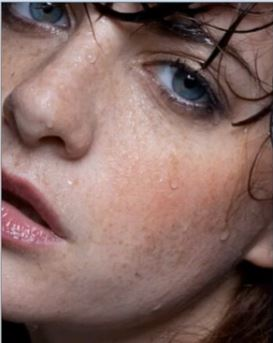
#> input picture P1-test02/images/raindropGirl.jpg, 273 x 343 px
$ python gaussianBlur.py
#> lines starting #> are read from the running program, lines starting #| are printed output that depends on the picture
#> further down, src is the input picture: shape (343, 273, 3); mean B, G, R 98.6, 103.7, 132.4
# @Description: gaussianBlur.py
# @Author: 孤烟逐云zjy
# @Date: 2020/4/23 9:21
# @SoftWare: PyCharm
# @CSDN: https://blog.csdn.net/zjy123078_zjy
# @博客园: https://www.cnblogs.com/guyan-2020/

import cv2 as cv
import numpy as np


def Gaussian_demo(image):
    dst = cv.GaussianBlur(image, (0, 0), 3)
    cv.imshow("Gaussian image", dst)


def clamp(value):
    if value > 255:
        return 255
    elif value < 0:
        return 0
    else:
        return value


def Gaussian_noise(image):
    h, w, c = image.shape
#> h = 343; w = 273; c = 3
    # 遍历每一个像素点，为其加上一个随机数的值，就可以得到高斯值
    for row in range(h):
        for col in range(w):
            # normal(loc=0.0, scale=1.0, size=None)，三个参数分别代表的是随机数的均值、方差以及输出的size
            random_value = np.random.normal(0, 20, 3)
            b = image[row, col, 0]
            g = image[row, col, 1]
            r = image[row, col, 2]

            image[row, col, 0] = clamp(b + clamp(random_value[0]))
            image[row, col, 1] = clamp(b + clamp(random_value[1]))
            image[row, col, 2] = clamp(b + clamp(random_value[2]))
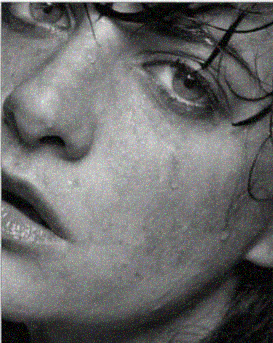
#> image: shape (343, 273, 3); mean B, G, R 106.2, 106.3, 106.3

    cv.imshow("Gaussian image", image)


src = cv.imread("./images/raindropGirl.jpg")

# 统计时间
# getTickCount()函数返回操作系统启动到当前所经过的计时周期数
t1 = cv.getTickCount()
Gaussian_noise(src)
t2 = cv.getTickCount()
# getTickFrequency()函数，返回CPU的频率
time = (t2 - t1)/cv.getTickFrequency()
print("耗费时间：%s"%time)  # 耗费时间：10.2369628


# 高斯模糊对高斯噪声有一定的抑制作用
# GaussianBlur(src, ksize, sigmaX, dst=None, sigmaY=None, borderType=None)
# dst = cv.GaussianBlur(src, (0, 0), 15)
# cv.imshow("Gaussian image 2", dst)

Gaussian_demo(src)
#> in Gaussian_demo, `dst = cv.GaussianBlur(image, (0, 0), 3)`:
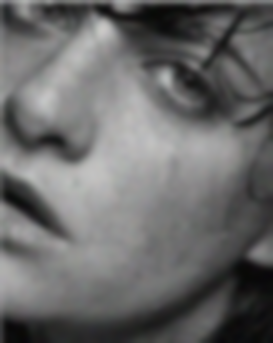
#> dst: shape (343, 273, 3); mean B, G, R 105.9, 106, 106
cv.waitKey(0)
cv.destroyAllWindows()
